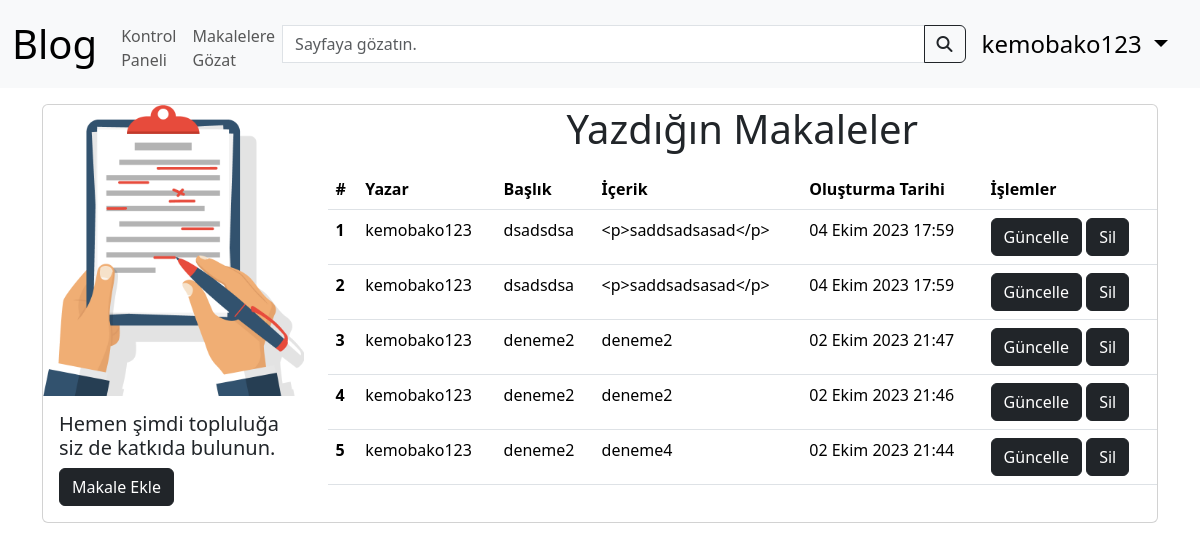
The page /dashboard/ (signed in) on the database its author committed.
### article/models.py (models this page shows, shortened)
class article(models.Model):
    author=models.ForeignKey("auth.User",on_delete=models.CASCADE,verbose_name="Yazar")
    title=models.CharField(max_length=50,verbose_name="Başlık")
    text=RichTextField()
    datetime=models.DateTimeField(auto_now_add=True,verbose_name="Oluşturma Tarihi")
    article_image=models.FileField(blank=True,verbose_name="Dosyayı Bırak",null=True)
    class Meta:
        ordering = ['-datetime']

### article/views.py (the view)
# urls.py: path('dashboard/', views.dashboard,name="dashboard"),
def dashboard(request):
    keyword=request.GET.get("keyword")
    if keyword:
        articles=article.objects.filter(title__contains=keyword)
        return render(request,"dashboard.html",{"articles":articles})
    if request.user.is_authenticated:
       articles=article.objects.filter(author=request.user)
    else:
       articles=[]
    return render(request,"dashboard.html",{"articles":articles})

### templates/dashboard.html
{% extends "layout.html" %}
{% block blok %}
<div class="card mt-3" style="width: 100%;">
  <div class="row">
    <div class="col-md-3 col-sm-12">
      <img src="../media/django article png.png" class="card-img-top" alt="...">
      <div class="card-body">
        <h5 class="card-text">Hemen şimdi topluluğa siz de katkıda bulunun.</h5>
        <a href="/addArticle/" class="btn btn-dark">Makale Ekle</a>
      </div>
    </div>
    <div class="col-md-9 col-sm-12">
      <h1 class="mb-3" style="text-align: center;">Yazdığın Makaleler</h1>
      <table class="table">
        <thead class="thead-dark">
          <tr>
            <th scope="col">#</th>
            <th scope="col">Yazar</th>
            <th scope="col">Başlık</th>
            <th scope="col">İçerik</th>
            <th scope="col">Oluşturma Tarihi</th>
            <th scope="col">İşlemler</th>
          </tr>
        </thead>
        <tbody>
          {% for article in articles %}
          <tr>
            <th scope="row">{{forloop.counter}}</th>
            <td>{{article.author}}</td>
            <td><a href="/article/details/{{article.id}}" class="detail">{{article.title}}</a></td>
            <td>{{article.text}}</td>
            <td>{{article.datetime}}</td>
            <td>
              <a href="/article/update/{{article.id}}" class="btn btn-dark">Güncelle</a>
              <a href="/article/delete/{{article.id}}" class="btn btn-dark">Sil</a>
            </td>
          </tr>
          {% endfor %}
        </tbody>
      </table>
    </div>
  </div>
</div>
</div>
{% endblock blok %}

### templates/layout.html (shortened to what this page needs)
<!DOCTYPE html>
{%load static%}
<html lang="en">
<head>
    <link rel="stylesheet" href="https://cdn.jsdelivr.net/npm/bootstrap@5.3.2/dist/css/bootstrap.min.css">
    <link rel="stylesheet" href="https://cdnjs.cloudflare.com/ajax/libs/font-awesome/6.5.1/css/all.min.css"
 />
</head>
<body>
    {% include 'includes/navbar.html' %}
    <div class="container">
        {% block blok %}
        {% endblock blok %}
</body>
</html>

### templates/includes/navbar.html (shortened to what this page needs)
<nav class="navbar navbar-expand-lg bg-body-tertiary">
    <div class="container-fluid">
        <a class="navbar-brand fs-1" href="/">Blog</a>
        <div class="collapse navbar-collapse" id="navbarSupportedContent">
            <ul class="navbar-nav me-auto mt-2 mb-lg-0">
                <li class="nav-item">
                    <a class="nav-link" href="/dashboard">Kontrol Paneli</a>
                </li>
                <li class="nav-item">
                    <a class="nav-link" href="/article/articles">Makalelere Gözat</a>
                </li>
            </ul>
            <form class="d-flex me-auto input-group input-group-md" method="get">
                <input type="text" name="keyword" placeholder="Sayfaya gözatın." class=" form-control">
                <button type="submit" class="btn btn-outline-dark"><i class="fa fa-search"></i></button>
            </form>
            <div class="navbar-nav me-1 ms-3">
                {% if request.user.is_authenticated %}
                <li class="dropdown">
                    <a class="navbar-brand fs-4 dropdown-toggle" href="/addArticle" role="button"
                        data-bs-toggle="dropdown" aria-expanded="false">
                        {{request.user.username}}
                    </a>
                </li>
                {% endif %}
            </div>
        </div>
</nav>

### templates/layout.html (style rules this page uses)
.navbar-nav .nav-item { transition: transform 0.2s ease; }
.detail { text-decoration: none; color: black; }

### rows shown on the page
article: author "kemobako123", title "dsadsdsa", text "<p>saddsadsasad</p>", datetime "04 Ekim 2023 17:59"
article: author "kemobako123", title "dsadsdsa", text "<p>saddsadsasad</p>", datetime "04 Ekim 2023 17:59"
article: author "kemobako123", title "deneme2", text "deneme2", datetime "02 Ekim 2023 21:47"
article: author "kemobako123", title "deneme2", text "deneme2", datetime "02 Ekim 2023 21:46"
article: author "kemobako123", title "deneme2", text "deneme4", datetime "02 Ekim 2023 21:44"

### other values the page prints
{{ request.user.username }} "kemobako123"
